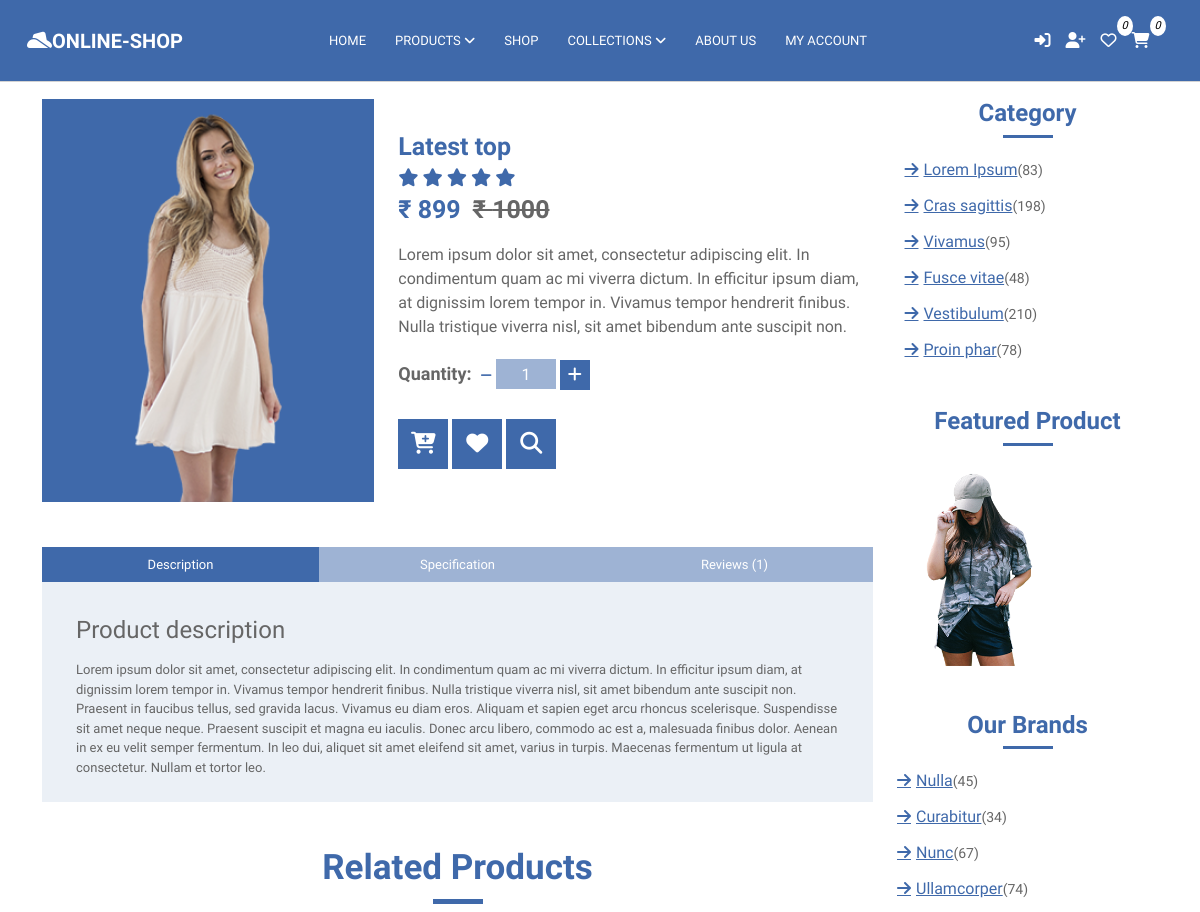
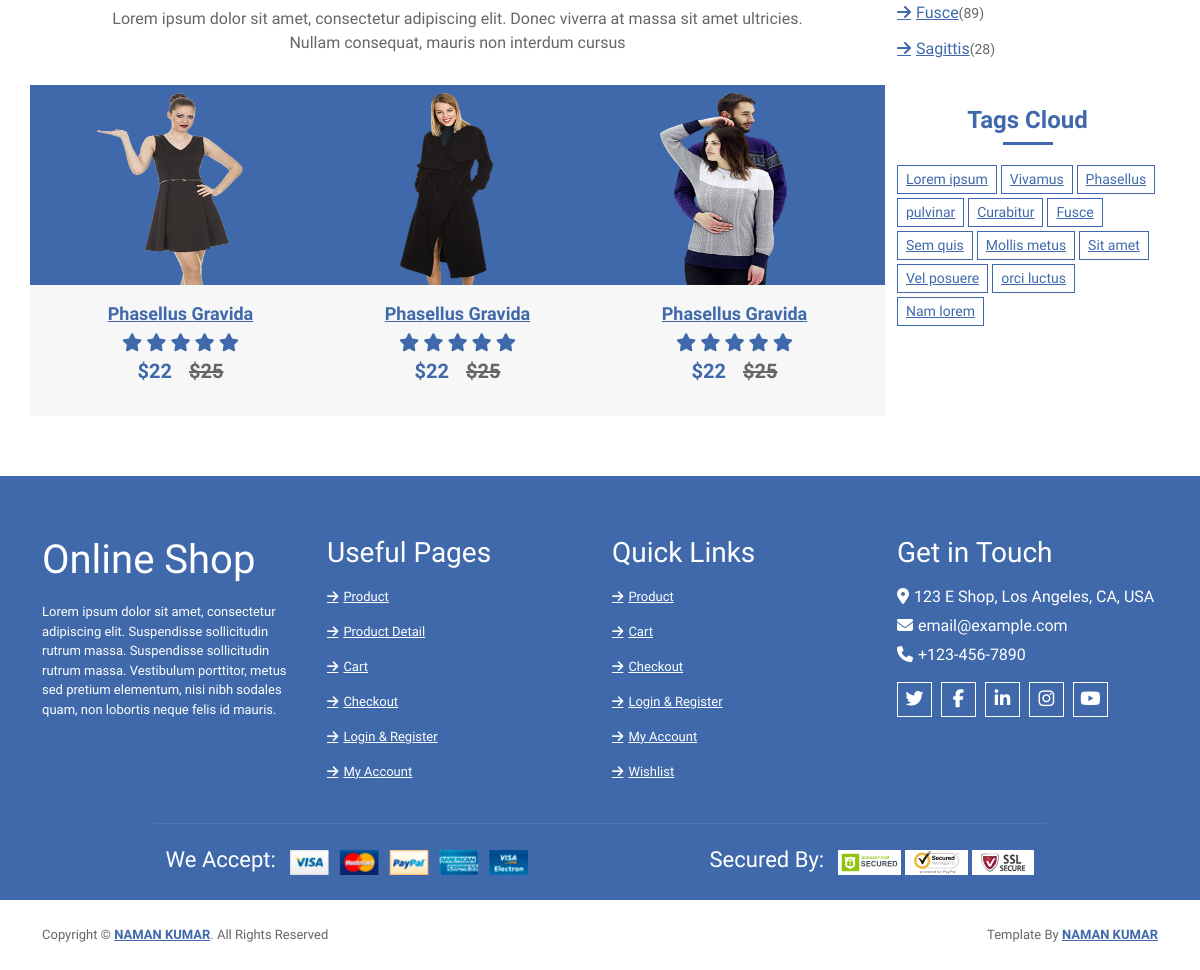
Page /product/1 on the committed database (2 pictures, top to bottom).
### app/models.py (models this page shows, shortened)
class Products(models.Model):
    Product_name = models.CharField(max_length=100)
    Product_Category = models.CharField(max_length=100)
    Product_Short_Description = models.TextField(max_length=100)
    Product_Full_Description = models.TextField(max_length=100)
    Product_Price = models.CharField(max_length=100)
    Product_Discount_price = models.CharField(max_length=100)
    Product_Tag = models.CharField(max_length=500)
    Product_Seo = models.CharField(max_length=500)
    Product_Unit = models.CharField(max_length=100, default='')
    Product_img = models.ImageField(upload_to='Products', max_length=200)
    created_date = models.DateTimeField(default=timezone.now)

### app/views.py (the view)
# urls.py: path('product/<int:id>', views.product, name="product"),
def product(request, id):
    obj = Products.objects.get(pk=id)
    return render(request, 'pages/product.html', {'prod':obj})

### templates/pages/product.html (shortened to what this page needs)
{% extends "common/base.html" %}
{% load static %}
{% block content %}
            <div class="breadcrumb-wrap">
                <div class="container">
                    <ul class="breadcrumb">
                        <li class="breadcrumb-item"><a href="#">Home</a></li>
                        <li class="breadcrumb-item"><a href="#">Products</a></li>
                        <li class="breadcrumb-item active">product details</li>
                    </ul>
                </div>
            </div>
            <div class="product-detail">
                <div class="container">
                    <div class="row">
                        <div class="col-lg-9">
                            <div class="row align-items-center product-detail-top">
                                <div class="col-md-5">
                                    <div class="product-slider-single">
                                        <img src='../{{MEDIA_ROOT}}{{prod.Product_img}}' alt='Product Image'>
                                    </div>
                                </div>
                                <div class="col-md-7">
                                    <div class="product-content">
                                        <div class="title"><h2>{{prod.Product_name}}</h2></div>
                                        <div class="ratting">
                                            <i class="fa fa-star"></i>
                                            <i class="fa fa-star"></i>
                                            <i class="fa fa-star"></i>
                                            <i class="fa fa-star"></i>
                                            <i class="fa fa-star"></i>
                                        </div>
                                        <div class="price">₹ {{prod.Product_Discount_price}}<span>₹ {{prod.Product_Price}}</span></div>
                                        <div class="details">
                                            <p>
                                                Lorem ipsum dolor sit amet, consectetur adipiscing elit. In condimentum quam ac mi viverra dictum. In efficitur ipsum diam, at dignissim lorem tempor in. Vivamus tempor hendrerit finibus. Nulla tristique viverra nisl, sit amet bibendum ante suscipit non.
                                            </p>
                                        </div>
                                        <div class="quantity">
                                            <h4>Quantity:</h4>
                                            <div class="qty">
                                                <a class="btn-minus"><i class="fa fa-minus"></i></a>
                                                <input type="text" value="1" id="qunt">
                                                <button class="btn-plus"><i class="fa fa-plus"></i></button>
                                            </div>
                                        </div>
                                        <div class="action">
                                            <a id="addtocart2"><i class="fa fa-cart-plus"></i></a>
                                            <a href="#"><i class="fa fa-heart"></i></a>
                                            <a href="#"><i class="fa fa-search"></i></a>
                                        </div>
                                    </div>
                                </div>
                            </div>
                            <div class="row product-detail-bottom">
                                <div class="col-lg-12">
                                    <ul class="nav nav-pills nav-justified">
                                        <li class="nav-item">
                                            <a class="nav-link active" data-toggle="pill" href="#description">Description</a>
                                        </li>
                                        <li class="nav-item">
                                            <a class="nav-link" data-toggle="pill" href="#specification">Specification</a>
                                        </li>
                                        <li class="nav-item">
                                            <a class="nav-link" data-toggle="pill" href="#reviews">Reviews (1)</a>
                                        </li>
                                    </ul>
                                    <div class="tab-content">
                                        <div id="description" class="container tab-pane active"><br>
                                            <h4>Product description</h4>
                                            <p>
                                                Lorem ipsum dolor sit amet, consectetur adipiscing elit. In condimentum quam ac mi viverra dictum. In efficitur ipsum diam, at dignissim lorem tempor in. Vivamus tempor hendrerit finibus. Nulla tristique viverra nisl, sit amet bibendum ante suscipit non. Praesent in faucibus tellus, sed gravida lacus. Vivamus eu diam eros. Aliquam et sapien eget arcu rhoncus scelerisque. Suspendisse sit amet neque neque. Praesent suscipit et magna eu iaculis. Donec arcu libero, commodo ac est a, malesuada finibus dolor. Aenean in ex eu velit semper fermentum. In leo dui, aliquet sit amet eleifend sit amet, varius in turpis. Maecenas fermentum ut ligula at consectetur. Nullam et tortor leo.
                                            </p>
                                        </div>
                                    </div>
                                </div>
                            </div>
                            <div class="container">
                                <div class="section-header">
                                    <h3>Related Products</h3>
                                    <p>
                                        Lorem ipsum dolor sit amet, consectetur adipiscing elit. Donec viverra at massa sit amet ultricies. Nullam consequat, mauris non interdum cursus
                                    </p>
                                </div>
                            </div>
                            <div class="row align-items-center product-slider product-slider-3">
                                <div class="col-lg-3">
                                    <div class="product-item">
                                        <div class="product-image">
                                            <a href="product-detail.html">
                                                <img src="{% static 'img/product-6.png' %}" height="200px" alt="Product Image">
                                            </a>
                                        </div>
                                        <div class="product-content">
                                            <div class="title"><a href="#">Phasellus Gravida</a></div>
                                            <div class="ratting">
                                                <i class="fa fa-star"></i>
                                                <i class="fa fa-star"></i>
                                                <i class="fa fa-star"></i>
                                                <i class="fa fa-star"></i>
                                                <i class="fa fa-star"></i>
                                            </div>
                                            <div class="price">$22 <span>$25</span></div>
                                        </div>
                                    </div>
                                </div>
                                <div class="col-lg-3">
                                    <div class="product-item">
                                        <div class="product-image">
                                            <a href="product-detail.html">
                                                <img src="{% static 'img/product-5.png' %}" height="200px" alt="Product Image">
                                            </a>
                                        </div>
                                        <div class="product-content">
                                            <div class="title"><a href="#">Phasellus Gravida</a></div>
                                            <div class="ratting">
                                                <i class="fa fa-star"></i>
                                                <i class="fa fa-star"></i>
                                                <i class="fa fa-star"></i>
                                                <i class="fa fa-star"></i>
                                                <i class="fa fa-star"></i>
                                            </div>
                                            <div class="price">$22 <span>$25</span></div>
                                        </div>
                                    </div>
                                </div>
                                <div class="col-lg-3">
                                    <div class="product-item">
                                        <div class="product-image">
                                            <a href="product-detail.html">
                                                <img src="{% static 'img/product-4.png' %}" height="200px" alt="Product Image">
                                            </a>
                                        </div>
                                        <div class="product-content">
                                            <div class="title"><a href="#">Phasellus Gravida</a></div>
                                            <div class="ratting">
                                                <i class="fa fa-star"></i>
                                                <i class="fa fa-star"></i>
                                                <i class="fa fa-star"></i>
                                                <i class="fa fa-star"></i>
                                                <i class="fa fa-star"></i>
                                            </div>
                                            <div class="price">$22 <span>$25</span></div>
                                        </div>
                                    </div>
                                </div>
                                <div class="col-lg-3">
                                    <div class="product-item">
                                        <div class="product-image">
                                            <a href="product-detail.html">
                                            </a>
                                        </div>
                                        <div class="product-content">
                                            <div class="title"><a href="#">Phasellus Gravida</a></div>
                                            <div class="ratting">
                                            </div>
                                            <div class="price">$22 <span>$25</span></div>
                                        </div>
                                    </div>
                                </div>
                                <div class="col-lg-3">
                                    <div class="product-item">
                                        <div class="product-image">
                                            <a href="product-detail.html">
                                            </a>
                                        </div>
                                        <div class="product-content">
                                            <div class="title"><a href="#">Phasellus Gravida</a></div>
                                            <div class="ratting">
                                            </div>
                                            <div class="price">$22 <span>$25</span></div>
                                        </div>
                                    </div>
                                </div>
                            </div>
                        </div>
                        <div class="col-lg-3">
                            <div class="sidebar-widget category">
                                <h2 class="title">Category</h2>
                                <ul>
                                    <li><a href="#">Lorem Ipsum</a><span>(83)</span></li>
                                    <li><a href="#">Cras sagittis</a><span>(198)</span></li>
                                    <li><a href="#">Vivamus</a><span>(95)</span></li>
                                    <li><a href="#">Fusce vitae</a><span>(48)</span></li>
                                    <li><a href="#">Vestibulum</a><span>(210)</span></li>
                                    <li><a href="#">Proin phar</a><span>(78)</span></li>
                                </ul>
                            </div>
                            <div class="sidebar-widget image">
                                <h2 class="title">Featured Product</h2>
                                <a href="#">
                                    <img src="{% static 'img/product-8.png' %}" height="200px" alt="Product Image">
                                </a>
                            </div>
                            <div class="sidebar-widget brands">
                                <h2 class="title">Our Brands</h2>
                                <ul>
                                    <li><a href="#">Nulla </a><span>(45)</span></li>
                                    <li><a href="#">Curabitur </a><span>(34)</span></li>
                                    <li><a href="#">Nunc </a><span>(67)</span></li>
                                    <li><a href="#">Ullamcorper</a><span>(74)</span></li>
                                    <li><a href="#">Fusce </a><span>(89)</span></li>
                                    <li><a href="#">Sagittis</a><span>(28)</span></li>
                                </ul>
                            </div>
                            <div class="sidebar-widget tag">
                                <h2 class="title">Tags Cloud</h2>
                                <a href="#">Lorem ipsum</a>
                                <a href="#">Vivamus</a>
                                <a href="#">Phasellus</a>
                                <a href="#">pulvinar</a>
                                <a href="#">Curabitur</a>
                                <a href="#">Fusce</a>
                                <a href="#">Sem quis</a>
                                <a href="#">Mollis metus</a>
                                <a href="#">Sit amet</a>
                                <a href="#">Vel posuere</a>
                                <a href="#">orci luctus</a>
                                <a href="#">Nam lorem</a>
                            </div>
                        </div>
                    </div>
                </div>
            </div>
{% endblock %}

### static/css/style.css (style rules this page uses)
body { line-height: 1.5; font-family: 'Varela Round', sans-serif; font-weight: 400; overflow-x: hidden; }
* { margin:0; box-sizing: border-box; }
body a, p { font-size: 13px; }
:before,:after { box-sizing: border-box; }

### rows in the picture
Products: Product_img (picture), Product_name "Latest top", Product_Discount_price "899", Product_Price "1000"
